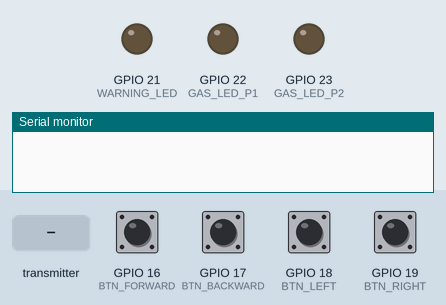
Bench run of a sketch on a simulated ESP32. Shown: output pins drawn as LEDs (lit = HIGH), the last lines printed to the serial monitor. The inputs (shaded band) are chosen by the test bench; at power-on: GPIO 16 (BTN_FORWARD), GPIO 17 (BTN_BACKWARD), GPIO 18 (BTN_LEFT), GPIO 19 (BTN_RIGHT) HIGH.

Above: at 1.2 s.
1.3 s: the transmitter starts sending temperature = 0
At 2.5 s:
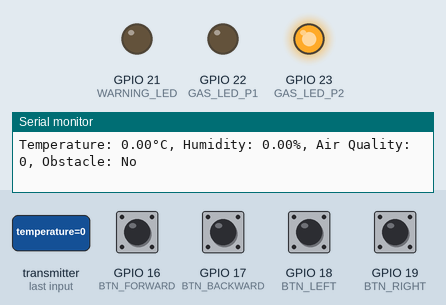
2.8 s: the transmitter starts sending obstacle = 1
At 3.8 s:
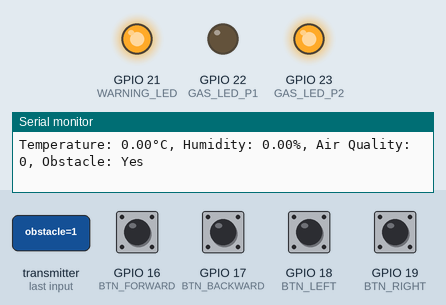
4.3 s: the transmitter starts sending airQuality = 2048
At 5.0 s:
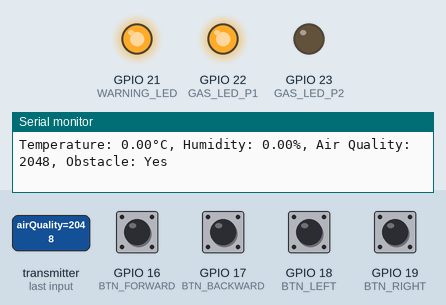
5.8 s: GPIO 16 (BTN_FORWARD) pulled LOW for 1 s
At 6.55 s:
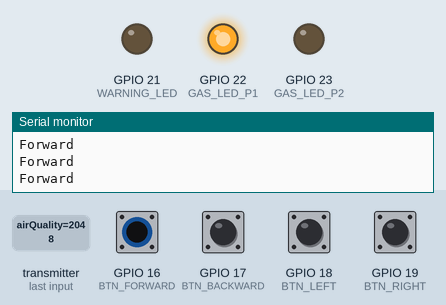
Timing chart, 0 to 8.8 s (numbered marks = the images above; inputs shaded):
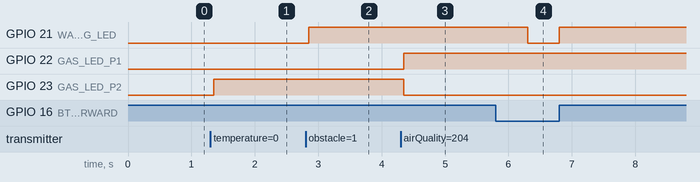

Measured:
- after the input at 1.3 s, GPIO 23 (GAS_LED_P2): LOW → HIGH after 0.05 s
- after the input at 2.8 s, GPIO 21 (WARNING_LED): LOW → HIGH after 0.05 s
- after the input at 4.3 s, GPIO 22 (GAS_LED_P1): LOW → HIGH after 0.05 s; GPIO 23 (GAS_LED_P2): HIGH → LOW after 0.05 s
- after the input at 5.8 s, GPIO 21 (WARNING_LED): HIGH → LOW after 0.50 s, → HIGH 0.50 s later

The sketch:

Remote.ino
```cpp
/*
PIN CONNECTION GUIDE
===================

ESP32 Connections:
-----------------
GPIO16 -> Forward Button
GPIO17 -> Backward Button
GPIO18 -> Left Button
GPIO19 -> Right Button
GPIO22 -> Gas LED pin 1
GPIO23 -> Gas LED pin 2
GPIO21 -> Warning LED Yellow (with 220Ω resistor)
GND -> Button GND connections, LED GND connections

Buttons:
--------
Each button needs:
1. One terminal -> Corresponding ESP32 GPIO
2. Other terminal -> GND
3. 10kΩ pull-up resistor between GPIO and 3.3V
   (Not needed if using INPUT_PULLUP)

Forward Button:
- Terminal 1 -> GPIO16
- Terminal 2 -> GND
- Optional external pull-up: 10kΩ from GPIO16 to 3.3V

Backward Button:
- Terminal 1 -> GPIO17
- Terminal 2 -> GND
- Optional external pull-up: 10kΩ from GPIO17 to 3.3V

Left Button:
- Terminal 1 -> GPIO18
- Terminal 2 -> GND
- Optional external pull-up: 10kΩ from GPIO18 to 3.3V

Right Button:
- Terminal 1 -> GPIO19
- Terminal 2 -> GND
- Optional external pull-up: 10kΩ from GPIO19 to 3.3V

Dual-Color Gas LED:
--------------------
Red LED:
- Pin1 -> GPIO22 through 220Ω resistor

Green LED:
- Pin2 -> GPIO23 through 220Ω resistor

Warning LED (Yellow):
--------------------
- Anode -> GPIO21 through 220Ω resistor
- Cathode -> GND

Power Supply:
------------
1. ESP32 powered via USB or 5V regulated supply
2. If using battery power, add:
   - Power switch
   - Battery voltage monitoring (optional)
   - Polarity protection diode
   - 5V voltage regulator if using >5V battery

Notes:
1. All GND connections should be connected together
2. Add 0.1μF ceramic capacitor across power supply
3. Consider adding debouncing capacitors (0.1μF) across buttons
4. For battery operation, consider adding low battery detection
5. Optional: Add LED brightness control via PWM
*/

#include <esp_now.h>
#include <WiFi.h>

// Pin Definitions
#define BTN_FORWARD    16  // Forward button
#define BTN_BACKWARD   17  // Backward button
#define BTN_LEFT       18  // Left button
#define BTN_RIGHT      19  // Right button
#define GAS_LED_P1    22  // Gas LED Red pin
#define GAS_LED_P2    23  // Gas LED Green pin
#define WARNING_LED    21  // Yellow warning LED

// Constants
#define BLINK_INTERVAL 500  // LED blink interval in ms
#define GAS_THRESHOLD  2000 // Adjust based on your MQ135 calibration

// Direction enumeration
enum class Direction : uint8_t {
    Stop = 0,
    Forward,
    Backward,
    Left,
    Right
};

// Global variables
unsigned long lastBlinkTime = 0;
bool ledState = false;
bool obstacleDetected = false;
bool forwardPressed = false;
//bot mac 88:13:bf:62:d3:30
uint8_t botAddress[] = {0x88, 0x13, 0xbf, 0x62, 0xd3, 0x30};

// Structure for receiving sensor data
struct SensorData {
    float temperature;
    float humidity;
    int airQuality;
    bool obstacle;
};

// Structure for sending commands
struct CommandData {
    Direction direction;
};
// Callback function for receiving sensor data
void onDataReceived(const esp_now_recv_info_t *esp_now_info, const uint8_t *data, int data_len) {
    if (data_len == sizeof(SensorData)) {
        SensorData sensorData;
        memcpy(&sensorData, data, sizeof(sensorData));
        processSensorData(sensorData);
    }
}

void setup() {
    Serial.begin(115200);

    // Initialize pins
    pinMode(BTN_FORWARD, INPUT_PULLUP);
    pinMode(BTN_BACKWARD, INPUT_PULLUP);
    pinMode(BTN_LEFT, INPUT_PULLUP);
    pinMode(BTN_RIGHT, INPUT_PULLUP);
    pinMode(GAS_LED_P1, OUTPUT);
    pinMode(GAS_LED_P2, OUTPUT);
    pinMode(WARNING_LED, OUTPUT);

    // Initialize ESP-NOW
    WiFi.mode(WIFI_STA);
    if (esp_now_init() != ESP_OK) {
        Serial.println("ESP-NOW init failed");
        return;
    }

    // Register callback
    esp_now_register_recv_cb(onDataReceived);

    // Add bot as peer
    esp_now_peer_info_t peerInfo = {};
    memcpy(peerInfo.peer_addr, botAddress, 6);
    peerInfo.channel = 0;
    peerInfo.encrypt = false;

    if (esp_now_add_peer(&peerInfo) != ESP_OK) {
        Serial.println("Failed to add peer");
        return;
    }
}

void loop() {
    // Check buttons and send commands
    checkButtons();

    // Handle warning LED
    handleWarningLED();
}


void checkButtons() {
    CommandData command;
    command.direction = Direction::Stop;  // Default to stop

    // Check each button and set appropriate direction
    if (!digitalRead(BTN_FORWARD)) {
        command.direction = Direction::Forward;
        Serial.println("Forward");
        forwardPressed = true;
    }
    else if (!digitalRead(BTN_BACKWARD)) {
        command.direction = Direction::Backward;
        Serial.println("Backward");
        forwardPressed = false;
    }
    else if (!digitalRead(BTN_LEFT)) {
        command.direction = Direction::Left;
        Serial.println("Turn left");
        forwardPressed = false;
    }
    else if (!digitalRead(BTN_RIGHT)) {
        command.direction = Direction::Right;
        Serial.println("Turn right");
        forwardPressed = false;
    }
    else {
        forwardPressed = false;
    }

    // Send command via ESP-NOW
    esp_now_send(botAddress, (uint8_t*)&command, sizeof(command));
}

void handleWarningLED() {
    if (obstacleDetected) {
        if (forwardPressed) {
            // Blink LED if trying to move forward with obstacle
            if (millis() - lastBlinkTime >= BLINK_INTERVAL) {
                ledState = !ledState;
                digitalWrite(WARNING_LED, ledState);
                lastBlinkTime = millis();
            }
        } else {
            // Solid LED if obstacle detected but not moving
            digitalWrite(WARNING_LED, HIGH);
        }
    } else {
        digitalWrite(WARNING_LED, LOW);
    }
}

void processSensorData(const SensorData &data) {
    // Update obstacle status
    obstacleDetected = data.obstacle;

    // Update gas warning LED
    if (data.airQuality > GAS_THRESHOLD) {
        digitalWrite(GAS_LED_P2, LOW);
        digitalWrite(GAS_LED_P1, HIGH);
    } else {
        digitalWrite(GAS_LED_P2, HIGH);
        digitalWrite(GAS_LED_P1, LOW);
    }

    // Call custom function to handle sensor data
    handleSensorData(data);
}

// Custom function to handle sensor data (to be implemented based on needs)
void handleSensorData(const SensorData &data) {
    // Print data to Serial for debugging
    Serial.print("Temperature: "); Serial.print(data.temperature);
    Serial.print("°C, Humidity: "); Serial.print(data.humidity);
    Serial.print("%, Air Quality: "); Serial.print(data.airQuality);
    Serial.print(", Obstacle: "); Serial.println(data.obstacle ? "Yes" : "No");

    // Add your custom handling code here
    // This could include:
    // - Displaying on an LCD/OLED
    // - Sending to a server
    // - Logging to SD card
    // - Triggering additional actions
}
```
